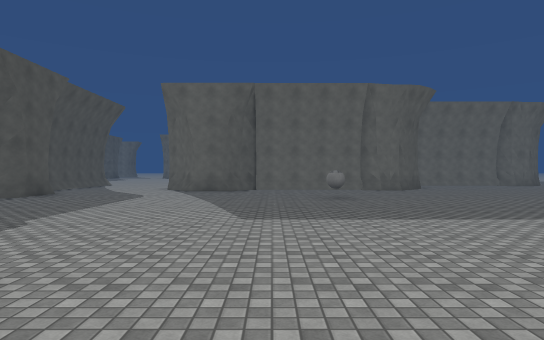
view 1 (above)

24 first-person views from a walk through a scene from a Unity 3-D project. The camera is 1.5 m above the floor, looks level and sees 75° across. The floor is counted in squares, 2 m on a side. Each view is taken from the middle of a square. On the plan, view 1 faces up. The plan holds only what a view shows up to about 11 squares ahead; the rest is blank. The place goes on beyond the plan. The player character is not drawn. Surface patterns are stand-ins for the level's own textures.

view 2
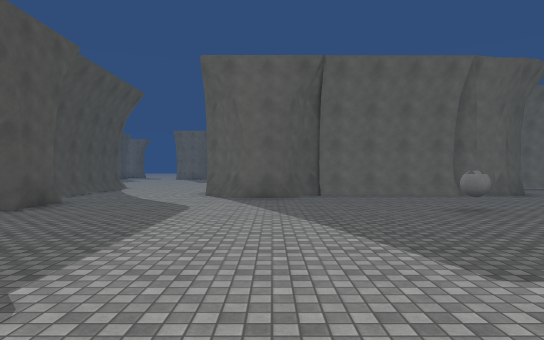

view 3
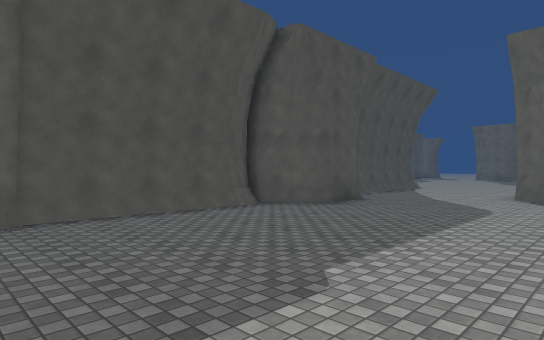

view 4
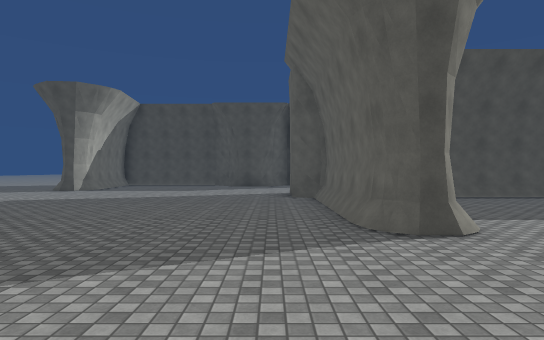

view 5
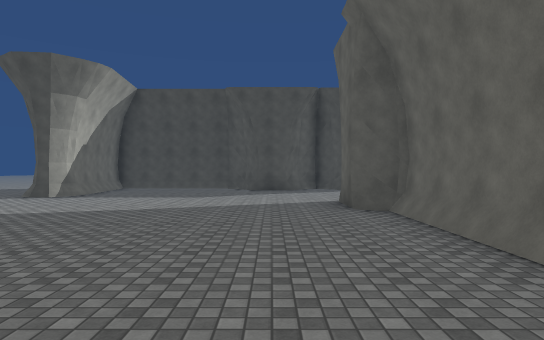

view 6
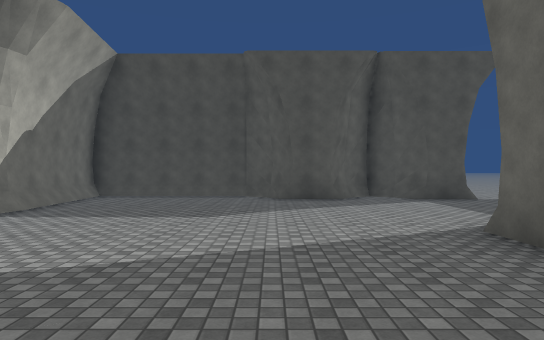

view 7
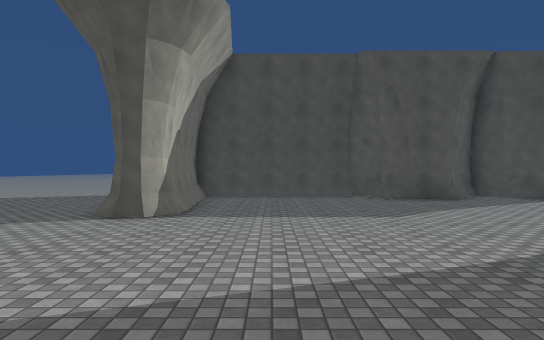

view 8
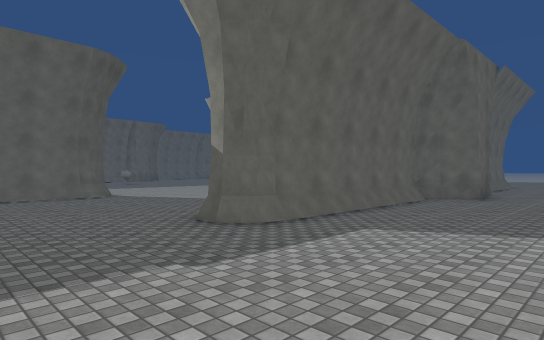

view 9
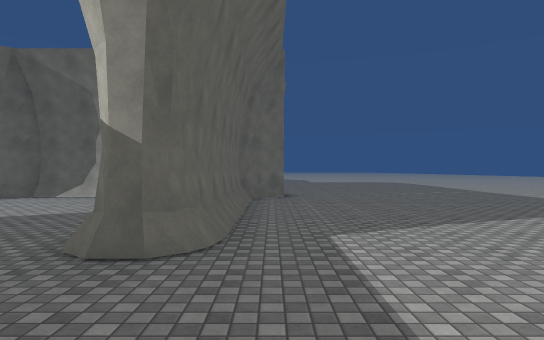

view 10
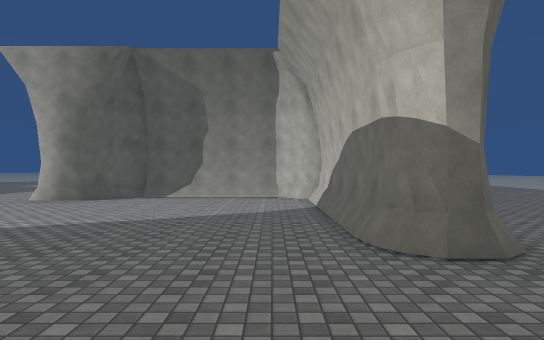

view 11
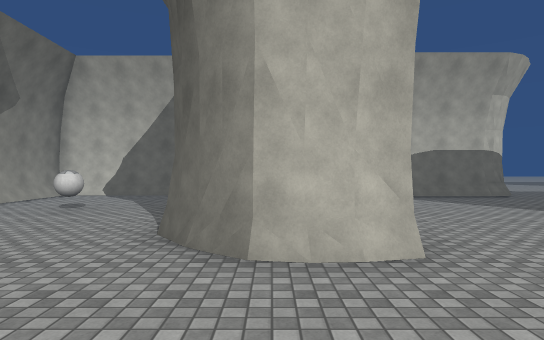

view 12
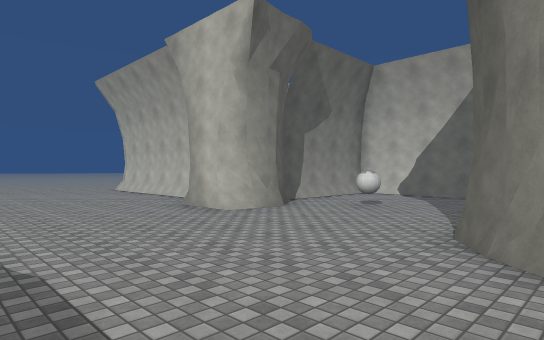

view 13
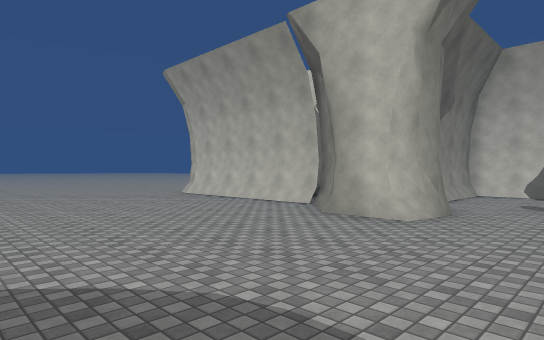

view 14
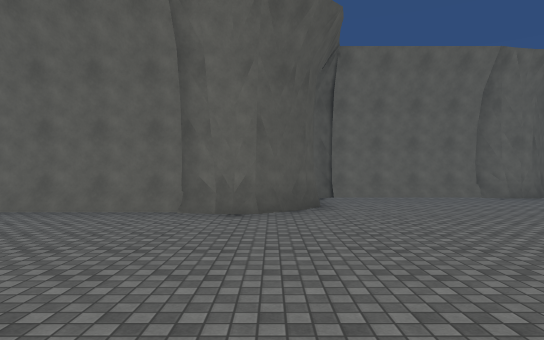

view 15
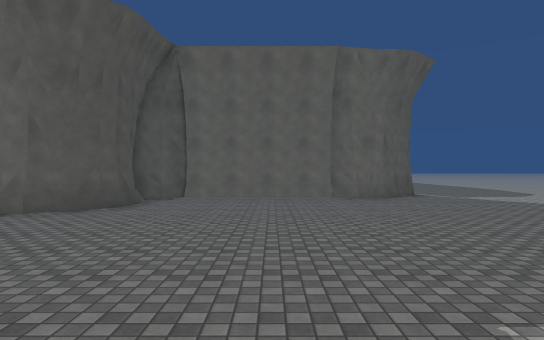

view 16
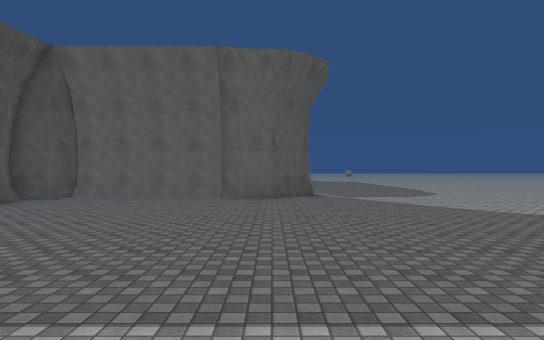

view 17
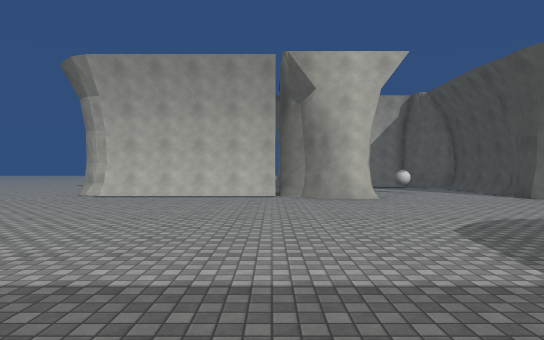

view 18
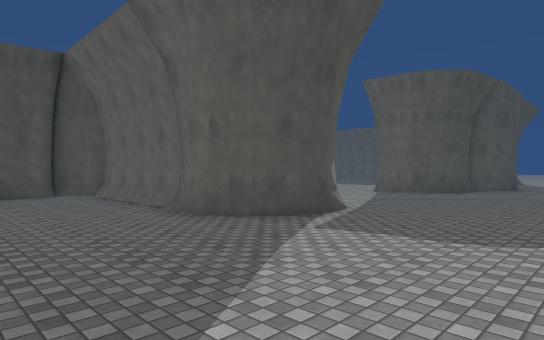

view 19
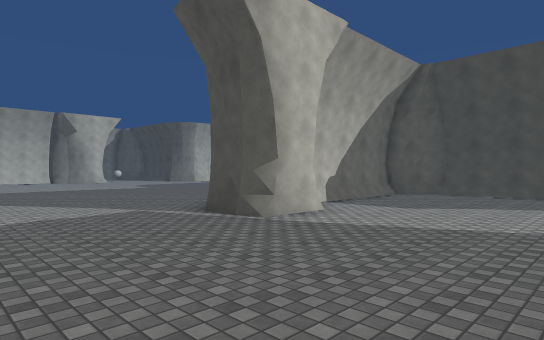

view 20
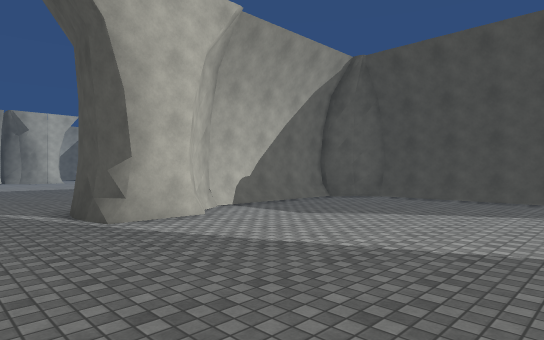

view 21
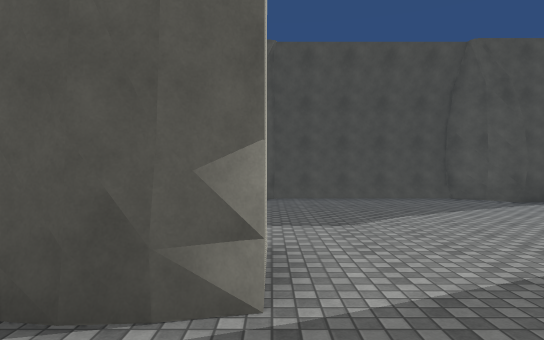

view 22
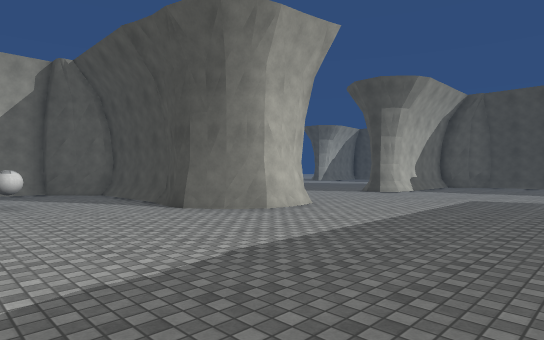

view 23
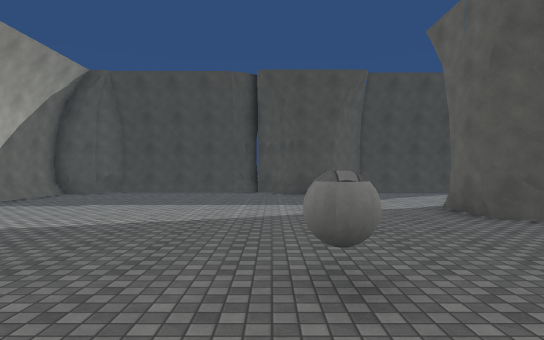

view 24
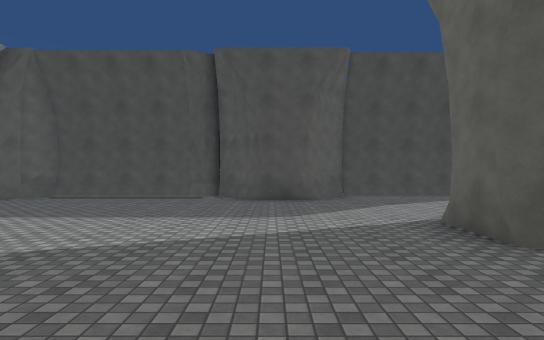

### Floor plan
Key: @ floor where view 1 was taken; # wall or solid block; . main floor; : floor 0.25 m higher than the main floor; / step, stairs or slope; B ball.
Columns run from 15 left of view 1 to 17 right of it. Each row starts with its distance up from view 1.
 24                     ##... .....
 23                     ##...........
 22                     ##..........
 21                     ##...........
 20                     ##...........
 19                     ##.....##....
 18                      ########....
 17                      ########....
 16                     ##...........
 15        # ...        ##...........
 14        #....##########...........
 13        #....#########............
 12        #........................
 11        ##......................
 10        ##......................
  9        #.........B............
  8        #.......................
  7        #.......................
  6        #.........................
  5        #.........................
  4        #.........................
  3  #.    ##.........##.............
  2 ##...  ######:....###............
  1 #.....#######......##....########
  0 #..............@...##....#####  #
 -1 #..................##..B.#
 -2 #..................##....#
 -3 #..................##....#
 -4 #.........../#############
 -5 #.........../#############
 -6 #..................##..
 -7 #####..................
 -8     #...  ...........
 -9  .....   . ..........
-10  ....         .......

Where each view was taken, in squares from view 1:
view 1: 0 up, 0 right, facing up
view 2: 3 up, 2 left, facing up
view 3: 3 up, 2 left, facing up-left
view 4: 0 up, 2 right, facing left
view 5: 1 down, 1 left, facing left
view 6: 2 down, 5 left, facing left
view 7: 5 down, 5 left, facing left
view 8: 9 down, 6 left, facing up-right
view 9: 6 down, 6 left, facing right
view 10: 3 down, 6 left, facing right
view 11: 6 up, 4 right, facing down
view 12: 6 up, 4 right, facing down-right
view 13: 7 up, 7 right, facing down-right
view 14: 7 up, 5 right, facing up
view 15: 7 up, 9 right, facing up
view 16: 7 up, 12 right, facing up
view 17: 11 up, 12 right, facing down
view 18: 13 up, 17 right, facing up-left
view 19: 23 up, 17 right, facing down-left
view 20: 24 up, 15 right, facing down-left
view 21: 19 up, 15 right, facing left
view 22: 8 up, 9 right, facing down-left
view 23: 9 up, 4 right, facing left
view 24: 10 up, 2 right, facing left
